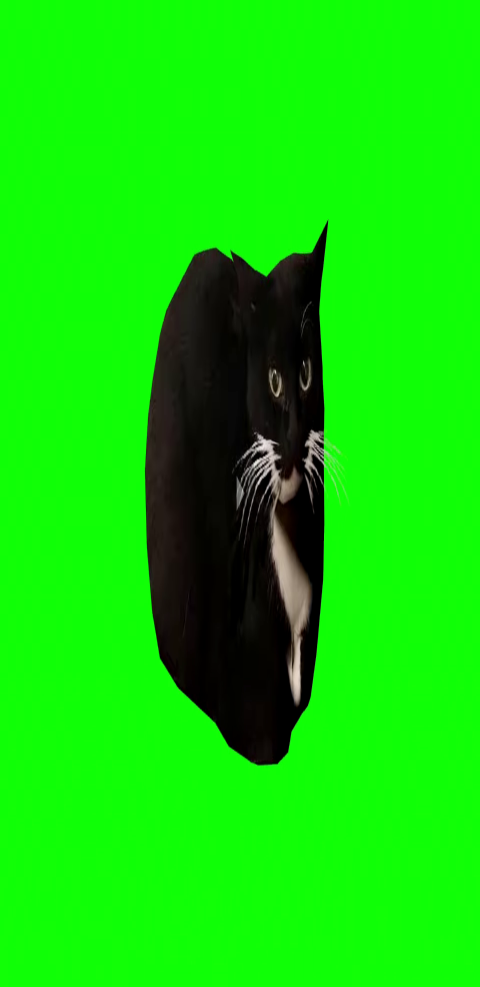
#> input picture part0/frame_0042.png, 1440 x 2960 px, given in place of cat.mkv, which was not available (shown at 1/3 size)
$ python app.py
#> lines starting #> are read from the running program, lines starting #| are printed output that depends on the picture; after the words box and inside, x2 and y2 are one past the last pixel; in counts of white or black regions, pixels touching at a corner belong together
import cv2
import numpy as np
import os

# --- CONFIGURAÇÕES ---
VIDEO_PATH = 'cat.mkv'
OUTPUT_DIR = 'part0'
START_TIME_SEC = 1.4
END_TIME_SEC = 2.4

# --- CONFIGURAÇÕES DE RESOLUÇÃO ---
TARGET_WIDTH = 1440
TARGET_HEIGHT = 2960

# Definição do intervalo da cor verde em HSV
LOWER_GREEN = np.array([35, 100, 100])
UPPER_GREEN = np.array([85, 255, 255])
# --- FIM DAS CONFIGURAÇÕES ---

def extrair_frames_com_chroma_key():
    """
    Extrai frames de um vídeo .mkv em um intervalo de tempo específico,
    redimensiona para 1440x2960, remove o fundo verde e salva como PNGs transparentes.
    """

    if not os.path.exists(OUTPUT_DIR):
        os.makedirs(OUTPUT_DIR)

    cap = cv2.VideoCapture(VIDEO_PATH)
    if not cap.isOpened():
        print("Erro: Não foi possível abrir o vídeo.")
        return

    fps = cap.get(cv2.CAP_PROP_FPS)
    if fps == 0:
        print("Erro: Não foi possível obter o FPS do vídeo.")
        fps = 30

    start_frame = int(START_TIME_SEC * fps)
    end_frame = int(END_TIME_SEC * fps)

    print(f"Vídeo com {fps:.2f} FPS. Processando do frame {start_frame} ao {end_frame}.")
    print(f"Redimensionando todos os frames para {TARGET_WIDTH}x{TARGET_HEIGHT}.")

    cap.set(cv2.CAP_PROP_POS_FRAMES, start_frame)

    current_frame_num = start_frame
    success_count = 0

    while current_frame_num < end_frame:
        ret, frame = cap.read()
#> frame is the input picture: shape (2960, 1440, 3); mean B, G, R 7.8, 216.4, 17.2

        if not ret:
            break

        # Redimensionar o frame para a resolução desejada
        frame = cv2.resize(frame, (TARGET_WIDTH, TARGET_HEIGHT), interpolation=cv2.INTER_LINEAR)

        # --- Processo de Chroma Key ---
        hsv = cv2.cvtColor(frame, cv2.COLOR_BGR2HSV)
#> hsv: shape (2960, 1440, 3); mean H, S, V 52.6, 228.8, 217
        mask = cv2.inRange(hsv, LOWER_GREEN, UPPER_GREEN)
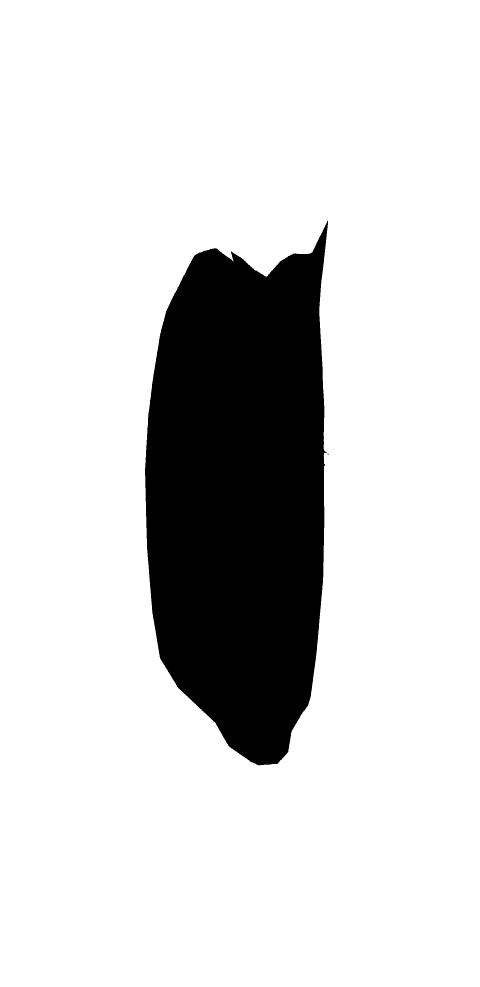
#> mask: shape (2960, 1440) (shown at 1/3 size); 83.6% white; 2 black regions (1 under 20 px), largest, box (x1, y1, x2, y2) and area: (435, 662, 984, 2296) 699260
        mask_inv = cv2.bitwise_not(mask)
        result_bgra = cv2.cvtColor(frame, cv2.COLOR_BGR2BGRA)
        result_bgra[:, :, 3] = mask_inv

        # Salvar o frame processado
        output_filename = f"frame_{current_frame_num:04d}.png"
        output_path = os.path.join(OUTPUT_DIR, output_filename)

        cv2.imwrite(output_path, result_bgra)
        print(f"Salvo: {output_filename}")

        success_count += 1
        current_frame_num += 1

    cap.release()
    print("-" * 20)
    print(f"Processo concluído! {success_count} frames foram salvos em '{OUTPUT_DIR}'.")

if __name__ == "__main__":
    extrair_frames_com_chroma_key()

$ run again, on part0/frame_0045.png
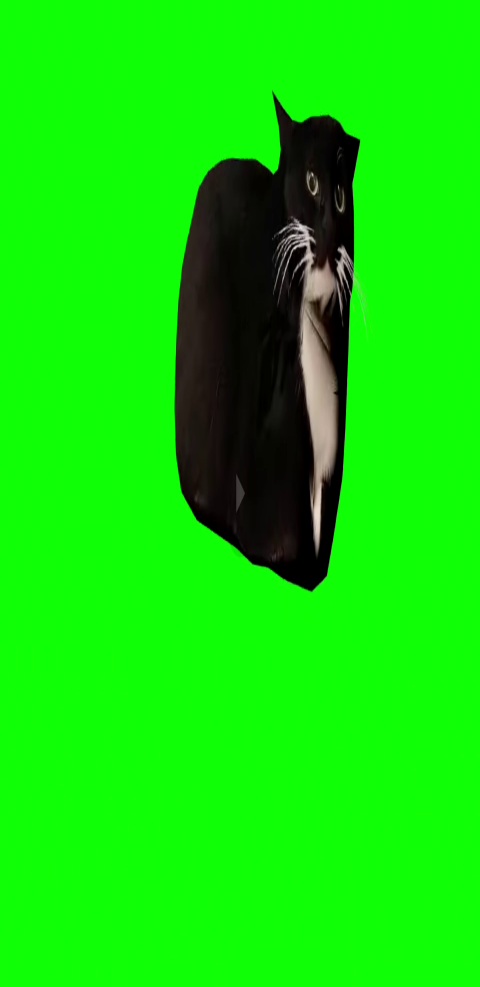
#> input picture part0/frame_0045.png, 1440 x 2960 px, given in place of cat.mkv, which was not available (shown at 1/3 size)
#> in extrair_frames_com_chroma_key, frame is the input picture: shape (2960, 1440, 3); mean B, G, R 8.5, 222.1, 18.2
#> hsv: shape (2960, 1440, 3); mean H, S, V 53.1, 228.9, 222.7
#> in extrair_frames_com_chroma_key, `mask = cv2.inRange(hsv, LOWER_GREEN, UPPER_GREEN)`:
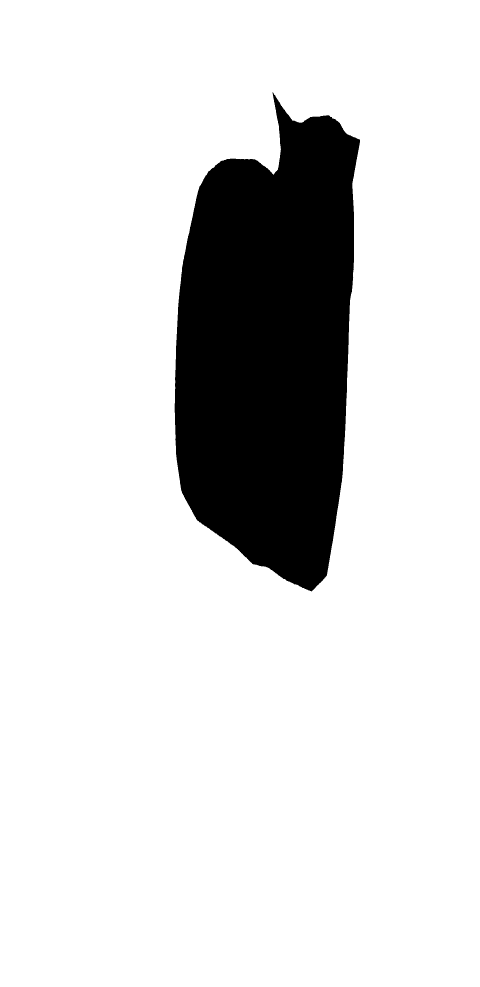
#> mask: shape (2960, 1440) (shown at 1/3 size); 85.6% white; 1 black region, box (x1, y1, x2, y2) and area: (524, 276, 1080, 1774) 613447
#> in extrair_frames_com_chroma_key, `mask_inv = cv2.bitwise_not(mask)`:
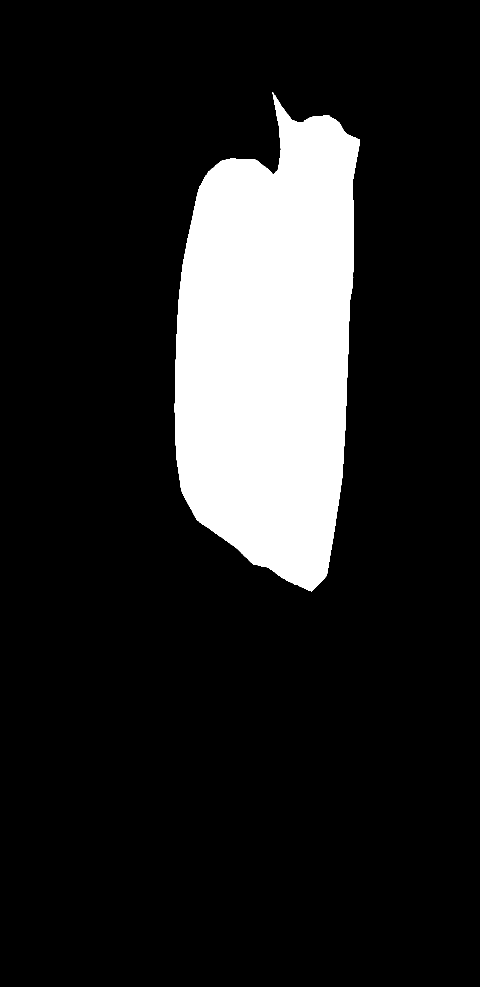
#> mask_inv: shape (2960, 1440) (shown at 1/3 size); 14.4% white; 1 white region, box (x1, y1, x2, y2) and area: (524, 276, 1080, 1774) 613447
